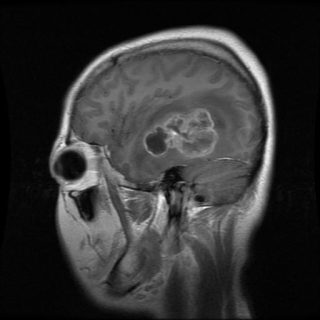
#> input picture presentacion/img/par_a.jpg, 320 x 320 px
$ python -i tumores_cerebrales.py   (imports and definitions only)
#> lines starting #> are read from the running program, lines starting #| are printed output that depends on the picture; after the words box and inside, x2 and y2 are one past the last pixel; in counts of white or black regions, pixels touching at a corner belong together
#> further down, picture is the input picture: shape (320, 320, 3); min 0, max 249, mean 50.5
"""
Proyecto #11 · Clasificación de tumores cerebrales en resonancia magnética
Mapa de Proyectos ML · Diplomado IA Generativa, BI y Ciencia de Datos

Dataset: Brain Tumor MRI Dataset (Kaggle, Masoud Nickparvar)
  7,023 imágenes · 4 clases: glioma, meningioma, notumor, pituitary
  Estructura esperada:
    datos/
      Training/glioma, Training/meningioma, Training/notumor, Training/pituitary
      Testing/glioma,  Testing/meningioma,  Testing/notumor,  Testing/pituitary

Descarga (requiere cuenta de Kaggle y kaggle.json en ~/.kaggle):
  pip install kaggle
  kaggle datasets download -d masoudnickparvar/brain-tumor-mri-dataset -p datos --unzip

Instalación:
  pip install tensorflow opencv-python-headless pillow scikit-learn matplotlib pandas

Uso:
  python tumores_cerebrales.py --datos datos --modelo efficientnet --epocas 12 --epocas-ajuste 8
  python tumores_cerebrales.py --datos datos --modelo resnet50
  python tumores_cerebrales.py --datos datos --modelo cnn          (línea base desde cero)

Qué hace, paso a paso:
  1. Inventario del dataset (conteo por clase y partición, tamaños de imagen).
  2. Detección de duplicados con hash perceptual, dentro y entre Training y Testing.
  3. Preprocesamiento: recorte del contorno del cerebro con OpenCV y redimensionado.
  4. Partición estratificada de validación (15 % de Training).
  5. Entrenamiento en dos fases: cabeza nueva con base congelada y luego ajuste fino.
  6. Evaluación en Testing: exactitud, F1 macro, reporte por clase, matriz de confusión, AUC por clase.
  7. Grad-CAM: mapas de calor que muestran en qué zona se fijó el modelo.
  8. Exportación para Power BI (CSV por caso) y para el dashboard (resultados.json).
  9. Borrador de reporte por caso, siempre marcado como "requiere validación médica".

Aviso: proyecto académico. El modelo no es un dispositivo médico ni sustituye el diagnóstico de un especialista.
"""
import argparse
import hashlib
import json
import os
import random
import time
from collections import Counter, defaultdict
from pathlib import Path

# [1 line not run here, left out]

import cv2
import matplotlib
# [1 line not run here, left out]
import matplotlib.pyplot as plt
import numpy as np
import pandas as pd
from PIL import Image
from sklearn.metrics import (accuracy_score, classification_report, confusion_matrix,
                             f1_score, roc_auc_score)
from sklearn.model_selection import train_test_split

import tensorflow as tf
from tensorflow import keras
from tensorflow.keras import layers

CLASES = ["glioma", "meningioma", "notumor", "pituitary"]
NOMBRES_ES = {"glioma": "Glioma", "meningioma": "Meningioma", "notumor": "Sin tumor", "pituitary": "Tumor hipofisario"}
EXT = {".jpg", ".jpeg", ".png", ".bmp", ".tif", ".tiff"}
SEMILLA = 42


# [65 lines left out: functions fijar_semillas, listar, inventario, hash_promedio, duplicados, not called in this run]


# ---------------------------------------------------------------- 3. Preprocesamiento
def recortar_cerebro(img_bgr, margen=0):
    """Recorta el contorno más grande (el cerebro) para quitar el fondo negro sobrante."""
#> called with margen = 0
    gris = cv2.cvtColor(img_bgr, cv2.COLOR_BGR2GRAY)
    gris = cv2.GaussianBlur(gris, (5, 5), 0)
    _, umbral = cv2.threshold(gris, 45, 255, cv2.THRESH_BINARY)
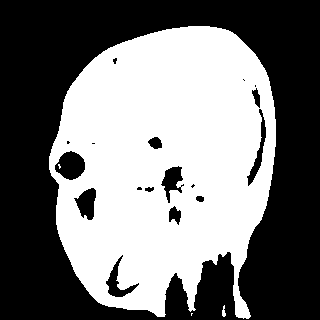
#> umbral: shape (320, 320); 46.9% white; 4 white regions (2 under 20 px), largest, box (x1, y1, x2, y2) and area: (49, 26, 276, 319) 48005, (222, 305, 226, 317) 31
    umbral = cv2.erode(umbral, None, iterations=2)
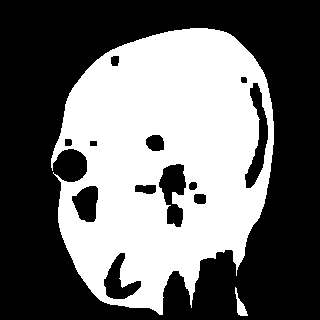
#> umbral: shape (320, 320); 42% white; 2 white regions, box (x1, y1, x2, y2) and area: (51, 28, 274, 315) 42871, (235, 287, 248, 316) 149
    umbral = cv2.dilate(umbral, None, iterations=2)
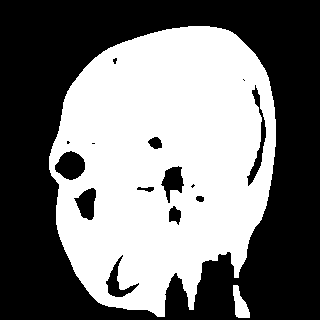
#> umbral: shape (320, 320); 46.7% white; 2 white regions
    contornos, _ = cv2.findContours(umbral, cv2.RETR_EXTERNAL, cv2.CHAIN_APPROX_SIMPLE)
#> contornos = 2 contours; box (x1, y1, x2, y2) and area: (49, 26, 276, 317) 49876, (233, 285, 250, 318) 292
    if not contornos:
        return img_bgr
    c = max(contornos, key=cv2.contourArea)
#> c = contour of 377 points, box (x1, y1, x2, y2) (49, 26, 276, 317), area 49876
    x, y, w, h = cv2.boundingRect(c)
#> x = 49; y = 26; w = 227; h = 291
    if w < 20 or h < 20:
        return img_bgr
    y0, y1 = max(0, y - margen), min(img_bgr.shape[0], y + h + margen)
#> y0 = 26; y1 = 317
    x0, x1 = max(0, x - margen), min(img_bgr.shape[1], x + w + margen)
#> x0 = 49; x1 = 276
    return img_bgr[y0:y1, x0:x1]
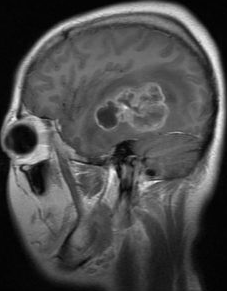
#> returned value: shape (291, 227, 3); min 0, max 249, mean 75.6


# [313 lines left out: functions preprocesar, preparar_fn, crear_dataset, construir_modelo, pesos_clase, entrenar and 8 more, not called in this run]


# [2 lines not run here, left out]

>>> import cv2
>>> picture = cv2.imread('../presentacion/img/par_a.jpg')
>>> result = recortar_cerebro(picture)
